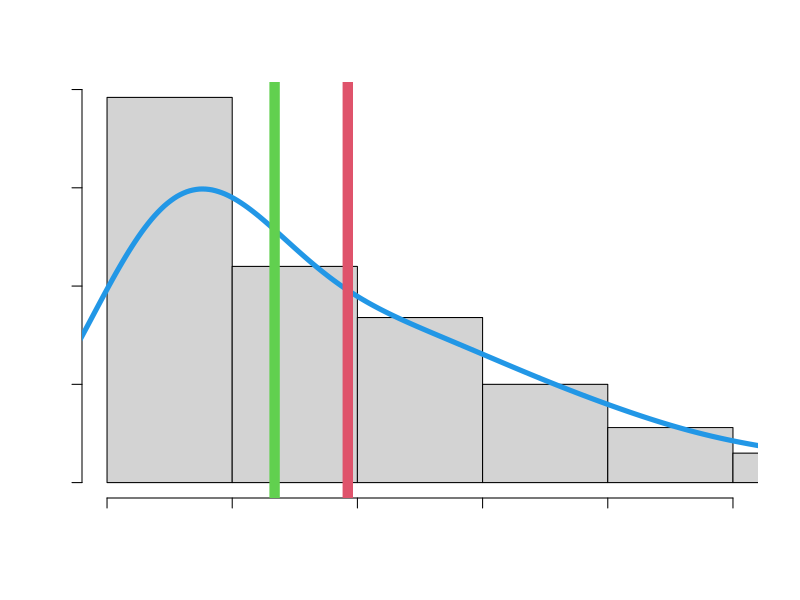
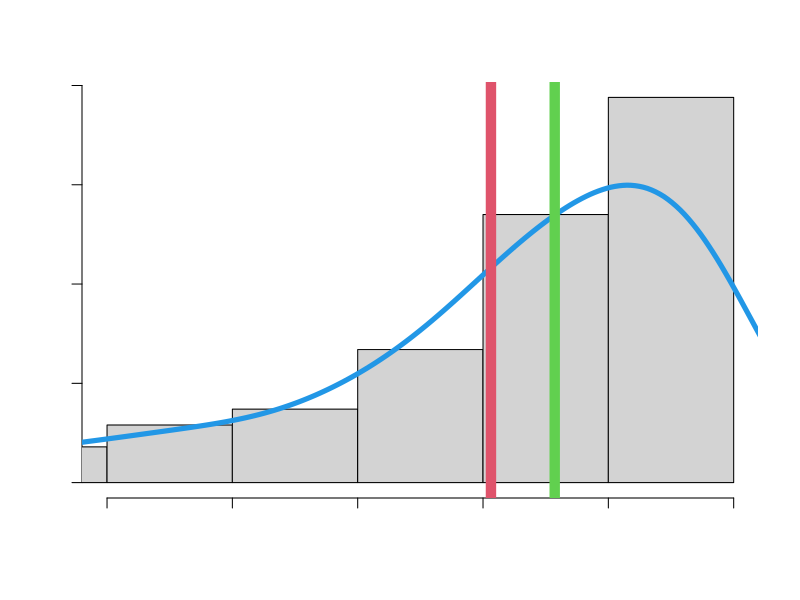
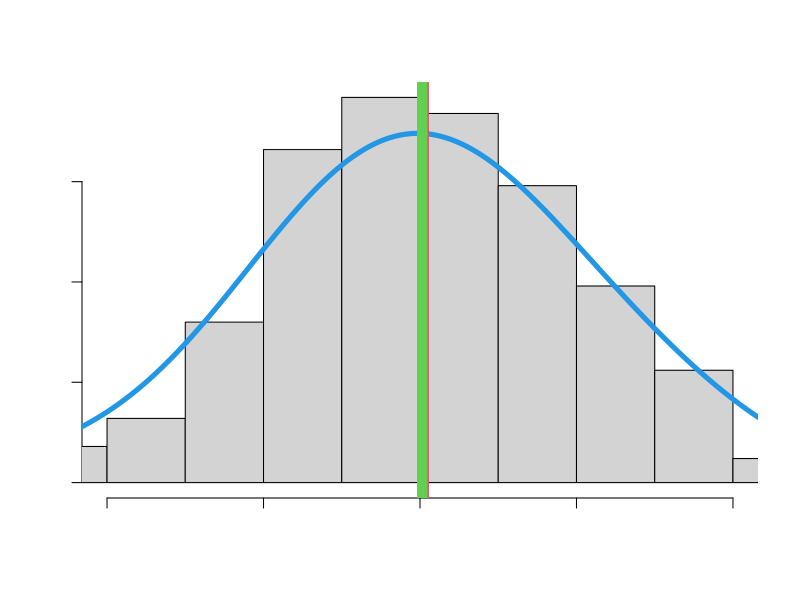

Recreate these plots in R, in order. (Note: this script raises an error after producing the figures.)
#### median v mean

dev.new(width=9,height=4)

set.seed(81278108)
n <- 500

x <- rexp(n,rate=0.5)
hist(x,freq=F,xlab="",ylab="",main="",col.axis=0, xlim=c(0,5))
lines(density(x,bw=0.6),lwd=5,col=4)
abline(v=mean(x),lwd=10,col=2); abline(v=median(x),lwd=10,col=3)

x <- rexp(n,rate=0.5)
x <- -x+35
hist(x,freq=F,xlab="",ylab="",main="",col.axis=0,xlim=c(30,max(x)))
lines(density(x,bw=0.6),lwd=5,col=4)
abline(v=mean(x),lwd=10,col=2); abline(v=median(x),lwd=10,col=3)

x <- rnorm(n,mean=0,sd=1)
hist(x,freq=F,xlab="",ylab="",main="",col.axis=0,xlim=c(-2,2))
lines(density(x,bw=0.6),lwd=5,col=4)
abline(v=mean(x+0.005),lwd=10,col=2); abline(v=median(x),lwd=10,col=3)

mean(x);median(x)



##### Q1

x <- c(2, 4, 2, 1, 5, 3, 0, 4, 1, 8)

sort(x)

sum(x)
mean(x)

n <- length(x)
# nclass <- 4; first <- 0; xmax <- 6; breaksless <- breaks


dev.new(width=11,height=5)
hist(x,breaks=breaksless,axes=F,ylim=c(0,xmax),xlab="Data Value",
     main="Histogram", cex.lab=1.5)
axis(1,at=breaks,cex.axis=1.5)
axis(2,at=seq(0,xmax,by=2),cex.axis=1.5,las=2)

hist(x,breaks=breaksless,plot=F)$counts
round(hist(x,breaks=breaksless,plot=F)$counts/n,3)

mean(x)
median(x)



################### variability

dev.new(width=9,height=4.5)

set.seed(162803111)
n <- 1000

x1 <- seq(15,65,length=100)
x2 <- seq(31,49,length=100)

plot("",ylim=c(0,0.17),xlim=c(22,58),ylab="Relative Frequency",
     xlab="Salary (thousands)")
hist(rnorm(n,40,10),add=T,freq=F, density=6,col=1,angle=-45)
hist(rnorm(n,40,2.5),add=T,freq=F, density=6,col=2)

lines(x1,dnorm(x1,mean=40,sd=10),lwd=2,col=1)
lines(x2,dnorm(x2,mean=40,sd=2.5),lwd=2,col=2)

abline(v=45,lty=1,lwd=3,col=8)

legend("topleft", c("high variability","low variability"),
       text.col=c(1,2), pch="", bty="n", inset = .02)



####### example positive sd

x <- c(-10,-9,-5,-4)

mean(x)
sd(x)




################ income

x <- c(25, 29, 33, 35, 40)

mean(x); median(x)

var(x);sd(x)

summary(x)
IQR(x)

###################### laptop


set.seed(391821181)
n <- 25
x <- round(rexp(n,rate=0.333),1)

as.matrix(sort(x)^2)

sum(sort(x)^2)
sum(x)
sum(x)/n
round((sum(x)/n)^2,3)


mean(x);sd(x)


###### set of numbers

x <- c(2, 4, 2, 1, 5, 3, 0, 4, 1, 8)
sort(x)

summary(x)
IQR(x)

########## laptop boxplot

set.seed(391821181)
n <- 25
x <- round(rexp(n,rate=0.333),1)


x <- sort(x)

pq1 <- (n+1)/4
pq2 <- pq1*2
pq3 <- pq1*3

pq1; pq2; pq3

mean(x[6:7]); x[13]; mean(x[19:20])

mean(x);median(x)
summary(x)

mean(x[19:20]) - mean(x[6:7])
IQR(x)


bp <- boxplot(x,plot=F)
bp$stats <- matrix(c(0.1,0.8,2.2,4.8,6.1))
bp$out <- c(12.9,14.3)
bxp(bp, ylab="Battery Life (hours)")


bp$stats
bp$out




dev.new(width=9,height=7)

bxp(bp, ylab="Battery Life (hours)")
points(x=1,y=mean(x),pch=20,cex=1.5)

text(0.62, 0.05, labels="minimum (non outlier)", cex=0.9, font=2)
lines(c(0.78,0.88),c(0.05,0.05),col=2,lty=3,lwd=3)
text(0.62, 6.1, labels="maximum (non outlier)", cex=0.9, font=2)
lines(c(0.78,0.88),c(6.1,6.1),col=2,lty=3,lwd=3)
text(1.16, 13.8, labels="outliers", cex=0.9, font=2)
lines(c(1.02,1.09),c(14,13.7),col=2,lty=3,lwd=3)
lines(c(1.02,1.09),c(13,13.7),col=2,lty=3,lwd=3)
text(1.32, 0.8, labels=~Q[1], cex=1.2, font=2)
lines(c(1.22,1.29),c(0.8,0.8),col=2,lty=3,lwd=3)
text(1.32, 2.2, labels=~Q[2], cex=1.2, font=2)
lines(c(1.22,1.29),c(2.2,2.2),col=2,lty=3,lwd=3)
text(1.32, 4.6, labels=~Q[3], cex=1.2, font=2)
lines(c(1.22,1.29),c(4.6,4.6),col=2,lty=3,lwd=3)

text(0.72, 3.3, labels=~bar(x), cex=1.2, font=2)
lines(c(0.75,0.98),c(3.2,3.2),col=2,lty=3,lwd=3)

points(x=1,y=mean(x),pch=20,cex=1.5)



dev.new(width=11,height=7)
par(mfrow=c(2,1))
par(mar=c(5.1, 4.1, 1.1, 2.1))

boxplot(x, horizontal=T, width=10,ylim=c(0,16),xlab="Battery Life (hours)")
points(x=mean(x),y=1,pch=20,cex=1.5)
hist(x, xlab="Battery Life (hours)",main="",xlim=c(0,16))
abline(v=median(x),lwd=3)
abline(v=mean(x),lwd=3,lty=3)


################## 2 laptops

set.seed(391821181)
n <- 25
x <- round(rexp(n,rate=0.333),1)

pos <- c(1,2,3,4,5,7,9,11,14,19,21)

x <- sort(x)

x1 <- x[pos]
x2 <- x[-pos]


sum(x1)
length(x1)

sum(x2)
length(x2)

mean(x1);median(x1)
mean(x2);median(x2)

summary(x1);summary(x2)


dev.new(width=7, height=5)

bp <- boxplot(x1,x2,plot=F)
bp$stats[,1] <- c(0.1,0.2,0.9,2.3,4.2)
bp$stats[,2] <- c(0.7,1.5,3.15,5.9,6.1)
bp$out <- c(5.6,12.9,14.3)
bxp(bp, ylab="Battery Life (hours)", xlab="Type", cex.lab=1.4, cex.axis=1.4,las=1)
points(x=1,y=mean(x1),pch=20)
points(x=2,y=mean(x2),pch=20)



boxplot(x1,x2)

t.test(x1,x2)

points(x=1,y=mean(x1),pch=20)
points(x=2,y=mean(x2),pch=20)


x[-pos]

######

x[pos]

x[-pos]


#
